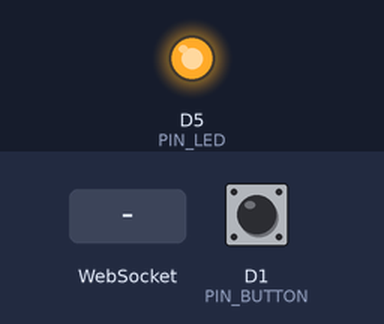
Recording of a sketch running on a simulated ESP8266 (NodeMCU). On the bench: output pins drawn as LEDs (lit = HIGH). The test bench sets the inputs (shaded band); at power-on: D1 (PIN_BUTTON) HIGH. WiFi joins after 1.5 s; servers stay silent unless stated; what the sketch prints to the serial monitor is not drawn.

Above: at 2.8 s.
2.9 s: D1 (PIN_BUTTON) pulled LOW for 0.15 s
4.5 s: WebSocket text "enable" received
At 5.6 s:
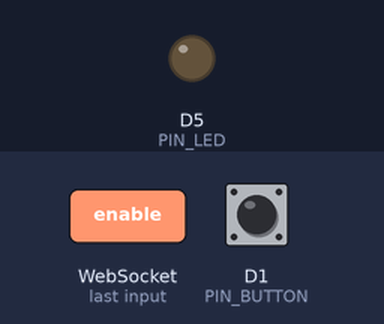
6.0 s: D1 (PIN_BUTTON) pulled LOW for 1 s
Timing chart, 0 to 9.0 s (numbered marks = the images above; inputs shaded):
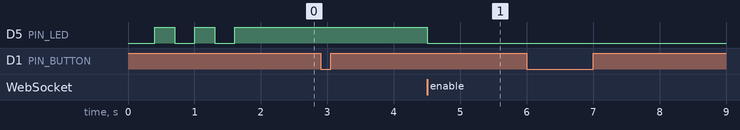

Measured:
- after the input at 2.9 s, every drawn part: stays the same
- after the input at 4.5 s, D5 (PIN_LED): HIGH → LOW at once
- after the input at 6.0 s, every drawn part: stays the same

The sketch:

ProgrammeBuzzers.ino
```cpp
/*
 * BUZZER ESP8266 — Système quiz "premier arrivé premier servi"
 *
 * Câblage :
 *   - Fin de course entre D1 (GPIO5) et GND  (pull-up interne activé)
 *     → repos : bouton FERMÉ = LOW  |  actionné : bouton OUVERT = HIGH
 *   - LED entre D5 (GPIO14) et GND via résistance 220Ω
 *     → s'allume quand on buzze avec succès
 *
 * Bibliothèques requises (Gestionnaire de bibliothèques Arduino) :
 *   - "WebSockets" par Markus Sattler  (chercher "WebSockets by Markus Sattler")
 *   - "ArduinoJson" par Benoit Blanchon
 */

#include <ESP8266WiFi.h>
#include <WebSocketsClient.h>
#include <ArduinoJson.h>

// ─────────────────────────────────────────────
//  CONFIGURATION — à modifier avant de flasher
// ─────────────────────────────────────────────
const char* WIFI_SSID     = "TCHOUPICOMPUTER 0635";
const char* WIFI_PASSWORD = "X1[7973v";
const char* SERVER_HOST   = "192.168.137.1";  // IP du PC serveur
const int   SERVER_PORT   = 8765;
const char* BUZZER_ID     = "buzzer3";         // Unique par appareil : buzzer1..4
const char* BUZZER_NAME   = "Joueur 3";        // Nom affiché sur l'interface PC

// ─────────────────────────────────────────────
//  PINS
// ─────────────────────────────────────────────
const int PIN_BUTTON   = D1;   // GPIO5
const int PIN_LED      = D5;   // GPIO14 — allumée quand buzzé avec succès

// ─────────────────────────────────────────────
//  ÉTAT
// ─────────────────────────────────────────────
WebSocketsClient ws;

bool enabled         = false;  // Le PC autorise-t-il le buzzer ?
bool alreadyBuzzed   = false;  // A-t-on déjà buzzé ce round ?
bool wsConnected     = false;

// Debounce
bool     lastButtonState  = HIGH;
bool     buttonState      = HIGH;
unsigned long lastDebounce = 0;
const unsigned long DEBOUNCE_MS = 50;

// Reconnexion WiFi
unsigned long lastWifiCheck = 0;

// ─────────────────────────────────────────────
//  HELPERS LED
// ─────────────────────────────────────────────
void setLeds() {
  // LED allumée uniquement si on est le buzzer gagnant du round
  digitalWrite(PIN_LED, alreadyBuzzed ? HIGH : LOW);
}

// ─────────────────────────────────────────────
//  ENVOI D'UN ÉVÉNEMENT AU SERVEUR
// ─────────────────────────────────────────────
// pressed=true  : bouton actionné (fin de course ouvert = GPIO HIGH avec pull-up)
// pressed=false : bouton relâché  (fin de course fermé  = GPIO LOW)
void sendBuzz(bool pressed) {
  StaticJsonDocument<128> doc;
  doc["event"]  = "buzz";
  doc["id"]     = BUZZER_ID;
  doc["name"]   = BUZZER_NAME;
  doc["state"]  = pressed ? "pressed" : "released";
  doc["millis"] = millis();

  char buf[128];
  serializeJson(doc, buf);
  ws.sendTXT(buf);

  // LED allumée seulement si appui autorisé (premier arrivé)
  if (pressed && !alreadyBuzzed) {
    alreadyBuzzed = true;
  }
  setLeds();
  Serial.print("[BUZZ] state=");
  Serial.println(pressed ? "pressed" : "released");
}

void sendStatus() {
  StaticJsonDocument<128> doc;
  doc["event"] = "hello";
  doc["id"]    = BUZZER_ID;
  doc["name"]  = BUZZER_NAME;

  char buf[128];
  serializeJson(doc, buf);
  ws.sendTXT(buf);
}

// ─────────────────────────────────────────────
//  RÉCEPTION DES COMMANDES DU SERVEUR
// ─────────────────────────────────────────────
void handleMessage(uint8_t* payload, size_t length) {
  StaticJsonDocument<256> doc;
  DeserializationError err = deserializeJson(doc, payload, length);
  if (err) {
    Serial.print("[WS] JSON invalide: ");
    Serial.println(err.c_str());
    return;
  }

  const char* cmd = doc["cmd"];
  if (!cmd) return;

  Serial.print("[CMD] ");
  Serial.println(cmd);

  if (strcmp(cmd, "enable") == 0) {
    enabled       = true;
    alreadyBuzzed = false;
  } else if (strcmp(cmd, "disable") == 0) {
    enabled       = false;
    alreadyBuzzed = false;
  } else if (strcmp(cmd, "reset") == 0) {
    // Nouveau round : on réinitialise sans changer l'état enabled
    alreadyBuzzed = false;
  } else if (strcmp(cmd, "lock") == 0) {
    // Quelqu'un d'autre a buzzé en premier
    enabled = false;
    if (!alreadyBuzzed) alreadyBuzzed = false;
  }

  setLeds();
}

// ─────────────────────────────────────────────
//  CALLBACK WEBSOCKET
// ─────────────────────────────────────────────
void onWsEvent(WStype_t type, uint8_t* payload, size_t length) {
  switch (type) {
    case WStype_DISCONNECTED:
      Serial.println("[WS] Déconnecté");
      wsConnected = false;
      enabled     = false;
      setLeds();
      break;

    case WStype_CONNECTED:
      Serial.println("[WS] Connecté au serveur");
      wsConnected = true;
      sendStatus();
      setLeds();
      break;

    case WStype_TEXT:
      handleMessage(payload, length);
      break;

    default:
      break;
  }
}

// ─────────────────────────────────────────────
//  SETUP
// ─────────────────────────────────────────────
void setup() {
  Serial.begin(115200);
  delay(100);

  pinMode(PIN_BUTTON, INPUT_PULLUP);
  pinMode(PIN_LED,    OUTPUT);
  digitalWrite(PIN_LED, LOW);

  // Connexion WiFi
  Serial.print("[WiFi] Connexion à ");
  Serial.println(WIFI_SSID);
  WiFi.mode(WIFI_STA);
  WiFi.begin(WIFI_SSID, WIFI_PASSWORD);

  unsigned long t0 = millis();
  while (WiFi.status() != WL_CONNECTED && millis() - t0 < 15000) {
    delay(300);
    Serial.print(".");
    // Clignoter pendant la connexion
    digitalWrite(PIN_LED, !digitalRead(PIN_LED));
  }

  if (WiFi.status() == WL_CONNECTED) {
    Serial.println();
    Serial.print("[WiFi] Connecté. IP: ");
    Serial.println(WiFi.localIP());
  } else {
    Serial.println("\n[WiFi] Échec de connexion — redémarrage dans 5s");
    delay(5000);
    ESP.restart();
  }

  // WebSocket
  ws.begin(SERVER_HOST, SERVER_PORT, "/esp");
  ws.onEvent(onWsEvent);
  ws.setReconnectInterval(3000);

  Serial.println("[INIT] Buzzer prêt.");
}

// ─────────────────────────────────────────────
//  LOOP
// ─────────────────────────────────────────────
void loop() {
  ws.loop();

  // Reconnexion WiFi si perdu
  if (millis() - lastWifiCheck > 10000) {
    lastWifiCheck = millis();
    if (WiFi.status() != WL_CONNECTED) {
      Serial.println("[WiFi] Perdu — reconnexion...");
      WiFi.reconnect();
    }
  }

  // Lecture bouton avec debounce
  // Fin de course avec pull-up : repos=LOW (fermé), actionné=HIGH (ouvert)
  bool reading = digitalRead(PIN_BUTTON);

  if (reading != lastButtonState) {
    lastDebounce = millis();
  }

  if (millis() - lastDebounce > DEBOUNCE_MS) {
    if (reading != buttonState) {
      buttonState = reading;
      bool pressed = !(buttonState == HIGH);  // HIGH = fin de course ouvert = appui

      if (!wsConnected) {
        Serial.println("[BTN] Non connecté, changement ignoré");
      } else if (!enabled && pressed) {
        Serial.println("[BTN] Désactivé, appui ignoré");
      } else if (alreadyBuzzed && pressed) {
        Serial.println("[BTN] Déjà buzzé ce round");
      } else {
        // On envoie TOUJOURS le changement d'état (appui ET relâchement)
        sendBuzz(pressed);
      }
    }
  }

  lastButtonState = reading;

  // Clignotement LED si déconnecté
  // static unsigned long lastBlink = 0;
  // if (!wsConnected && millis() - lastBlink > 500) {
  //   lastBlink = millis();
  //   digitalWrite(PIN_LED, !digitalRead(PIN_LED));
  // }
}
```
